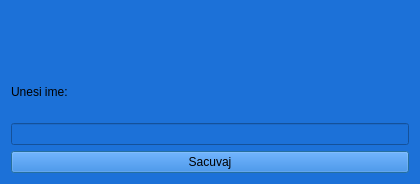
<?xml version="1.0" encoding="UTF-8"?>
<ui version="4.0">
 <class>PopUp</class>
 <widget class="QDialog" name="PopUp">
  <property name="geometry">
   <rect>
    <x>0</x>
    <y>0</y>
    <width>420</width>
    <height>184</height>
   </rect>
  </property>
  <property name="windowTitle">
   <string>Dialog</string>
  </property>
  <property name="styleSheet">
   <string notr="true">background-color: rgb(28, 113, 216);
</string>
  </property>
  <layout class="QVBoxLayout" name="verticalLayout">
   <item>
    <widget class="QLabel" name="labelPoeni">
     <property name="text">
      <string/>
     </property>
    </widget>
   </item>
   <item>
    <widget class="QLabel" name="labelUnesiIme">
     <property name="styleSheet">
      <string notr="true">font: 15pt &quot;Ubuntu&quot;;</string>
     </property>
     <property name="text">
      <string>Unesi ime:</string>
     </property>
    </widget>
   </item>
   <item>
    <widget class="QLineEdit" name="lineEditIme"/>
   </item>
   <item>
    <widget class="QPushButton" name="pushButtonSacuvaj">
     <property name="styleSheet">
      <string notr="true">color: rgb(0, 0, 0);</string>
     </property>
     <property name="text">
      <string>Sacuvaj</string>
     </property>
    </widget>
   </item>
  </layout>
 </widget>
 <resources/>
 <connections/>
</ui>
